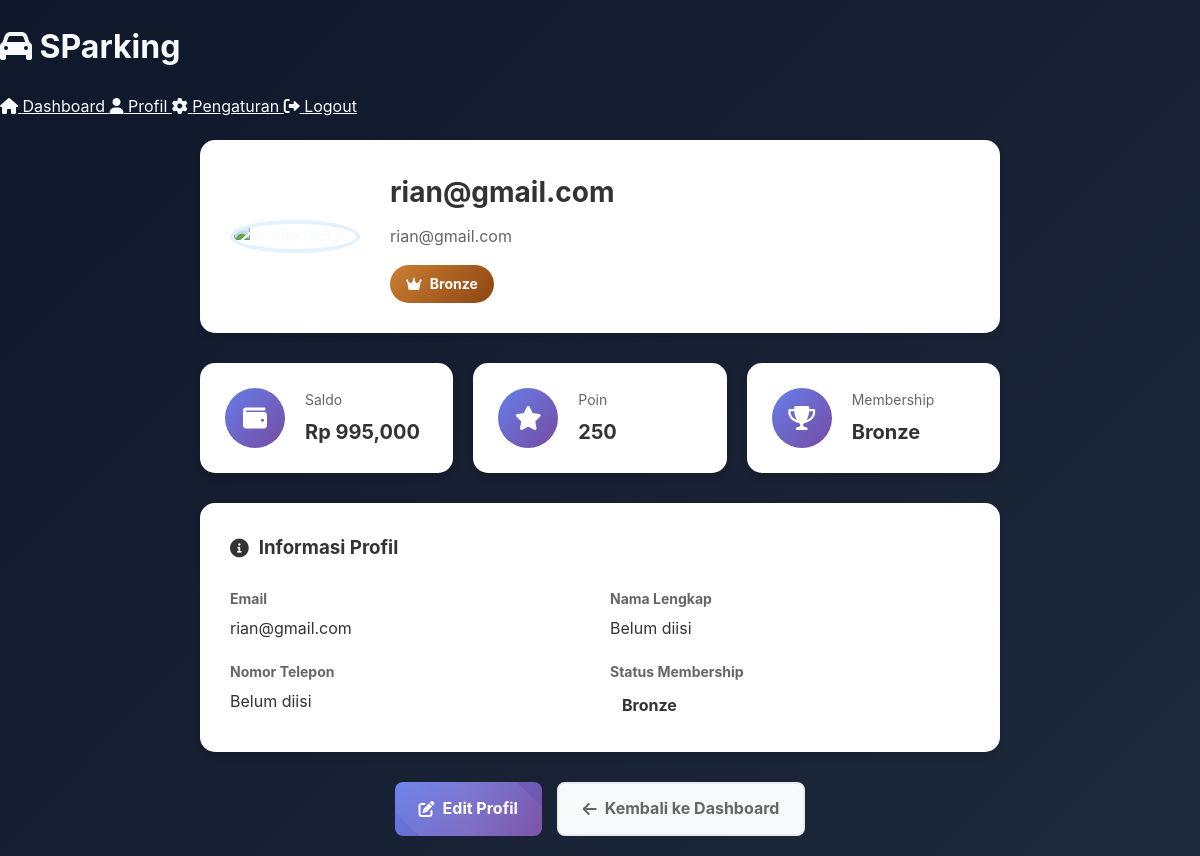
Page /profile (signed in) on the committed database.
### tables this page shows
CREATE TABLE users (
    email TEXT PRIMARY KEY,
    password TEXT NOT NULL,
    saldo INTEGER DEFAULT 0
, is_admin INTEGER DEFAULT 0, membership_rank TEXT DEFAULT 'Bronze', points INTEGER DEFAULT 0, full_name TEXT, phone TEXT, profile_image TEXT, phone_number TEXT, profile_picture TEXT);

### app.py (the view, shortened to what this page needs)
@app.route('/profile')
def profile():
    if 'user' not in session:
        return redirect(url_for('home'))
    user_email = session['user']
    conn = sqlite3.connect('sparking.db')
    c = conn.cursor()
    c.execute("""
        SELECT email, saldo, membership_rank, points, full_name, phone_number, profile_picture
        FROM users WHERE email=?
    """, (user_email,))
    user_data = c.fetchone()
    conn.close()
    if user_data:
        user_info = {
            'email': user_data[0],
            'saldo': user_data[1] if user_data[1] else 0,
            'membership_rank': user_data[2] if user_data[2] else 'Bronze',
            'points': user_data[3] if user_data[3] else 0,
            'full_name': user_data[4] if user_data[4] else '',
            'phone_number': user_data[5] if user_data[5] else '',
            'profile_picture': user_data[6] if user_data[6] else '/static/images/default-avatar.png'
        }
    return render_template('profile.html', user_info=user_info)

### templates/profile.html (shortened to what this page needs)
<!DOCTYPE html>
<html lang="id">
<head>
    <link rel="stylesheet" href="{{ url_for('static', filename='css/style.css') }}">
    <link href="https://cdnjs.cloudflare.com/ajax/libs/font-awesome/6.0.0/css/all.min.css" rel="stylesheet">
</head>
<body>
    <div class="container">
        <header class="header">
            <div class="header-content">
                <h1><i class="fas fa-car"></i> SParking</h1>
                <nav class="nav">
                    <a href="{{ url_for('dashboard') }}" class="nav-link">
                        <i class="fas fa-home"></i> Dashboard
                    </a>
                    <a href="{{ url_for('profile') }}" class="nav-link active">
                        <i class="fas fa-user"></i> Profil
                    </a>
                    <a href="{{ url_for('settings') }}" class="nav-link">
                        <i class="fas fa-cog"></i> Pengaturan
                    </a>
                    <a href="{{ url_for('logout') }}" class="nav-link">
                        <i class="fas fa-sign-out-alt"></i> Logout
                    </a>
                </nav>
            </div>
        </header>
        <main class="main-content">
            <div class="profile-container">
                <div class="profile-header">
                    <div class="profile-avatar">
                        <img src="{{ user_info.profile_picture }}" alt="Profile Picture" id="profileImage">
                    </div>
                    <div class="profile-info">
                        <h2>{{ user_info.full_name or user_info.email }}</h2>
                        <p class="email">{{ user_info.email }}</p>
                        <div class="membership-badge {{ user_info.membership_rank.lower() }}">
                            <i class="fas fa-crown"></i>
                            {{ user_info.membership_rank }}
                        </div>
                    </div>
                </div>
                <div class="profile-stats">
                    <div class="stat-card">
                        <div class="stat-icon">
                            <i class="fas fa-wallet"></i>
                        </div>
                        <div class="stat-info">
                            <h3>Saldo</h3>
                            <p class="stat-value">Rp {{ "{:,}".format(user_info.saldo) }}</p>
                        </div>
                    </div>
                    <div class="stat-card">
                        <div class="stat-icon">
                            <i class="fas fa-star"></i>
                        </div>
                        <div class="stat-info">
                            <h3>Poin</h3>
                            <p class="stat-value">{{ "{:,}".format(user_info.points) }}</p>
                        </div>
                    </div>
                    <div class="stat-card">
                        <div class="stat-icon">
                            <i class="fas fa-trophy"></i>
                        </div>
                        <div class="stat-info">
                            <h3>Membership</h3>
                            <p class="stat-value">{{ user_info.membership_rank }}</p>
                        </div>
                    </div>
                </div>
                <div class="profile-details">
                    <h3><i class="fas fa-info-circle"></i> Informasi Profil</h3>
                    <div class="detail-grid">
                        <div class="detail-item">
                            <label>Email</label>
                            <p>{{ user_info.email }}</p>
                        </div>
                        <div class="detail-item">
                            <label>Nama Lengkap</label>
                            <p>{{ user_info.full_name or 'Belum diisi' }}</p>
                        </div>
                        <div class="detail-item">
                            <label>Nomor Telepon</label>
                            <p>{{ user_info.phone_number or 'Belum diisi' }}</p>
                        </div>
                        <div class="detail-item">
                            <label>Status Membership</label>
                            <p class="membership-status {{ user_info.membership_rank.lower() }}">
                                {{ user_info.membership_rank }}
                            </p>
                        </div>
                    </div>
                </div>
                <div class="profile-actions">
                    <a href="{{ url_for('settings') }}" class="btn btn-primary">
                        <i class="fas fa-edit"></i> Edit Profil
                    </a>
                    <a href="{{ url_for('dashboard') }}" class="btn btn-secondary">
                        <i class="fas fa-arrow-left"></i> Kembali ke Dashboard
                    </a>
                </div>
            </div>
        </main>
    </div>
</body>
</html>

### static/css/style.css (style rules this page uses)
:root { --color-primary: #6366f1; --color-primary-dark: #4f46e5; --color-secondary: #8b5cf6; --color-background: #0f172a; --color-text: #f8fafc; --color-text-muted: #94a3b8; --color-card-bg: rgba(255, 255, 255, 0.05); --color-card-border: rgba(255, 255, 255, 0.1); --color-glass: rgba(255, 255, 255, 0.1); --color-glass-border: rgba(255, 255, 255, 0.05); --gradient-primary: linear-gradient(135deg, var(--color-primary), var(--color-secondary)); --gradient-background: linear-gradient(135deg, #0f172a 0%, #1e293b 100%); --shadow-sm: 0 2px 4px rgba(0, 0, 0, 0.1); --shadow-lg: 0 10px 30px -10px rgba(0, 0, 0, 0.3); --font-sans: 'Inter', system-ui, -apple-system, sans-serif; }
html { scroll-behavior: smooth; }
body { font-family: var(--font-sans); background: var(--gradient-background); color: var(--color-text); margin: 0; min-height: 100vh; line-height: 1.6; }
.btn { padding: 1rem 2rem; border-radius: 0.75rem; font-weight: 600; transition: all 0.3s ease; border: none; position: relative; overflow: hidden; }
.btn-primary { background: var(--gradient-primary); color: white; }
.btn-primary::after { content: ''; position: absolute; top: -50%; left: -50%; width: 200%; height: 200%; background: linear-gradient(45deg, transparent, rgba(255,255,255,0.1), transparent); transform: rotate(45deg); animation: shimmer 3s infinite; }
.nav-link { color: var(--color-text) !important; }
.container { z-index: 1 !important; position: relative; }
.stat-icon { width: 50px; height: 50px; border-radius: 50%; background: var(--color-primary); display: flex; align-items: center; justify-content: center; color: white; font-size: 1.5rem; }

### templates/profile.html (style rules this page uses)
.profile-container { max-width: 800px; margin: 0 auto; padding: 20px; }
.profile-header { display: flex; align-items: center; gap: 30px; margin-bottom: 30px; padding: 30px; background: white; border-radius: 15px; box-shadow: 0 4px 6px rgba(0, 0, 0, 0.1); }
.profile-avatar { position: relative; cursor: pointer; }
.profile-avatar img { width: 120px; height: 120px; border-radius: 50%; object-fit: cover; border: 4px solid #e3f2fd; }
.profile-info h2 { margin: 0 0 10px 0; color: #333; font-size: 28px; }
.profile-info .email { color: #666; margin: 0 0 15px 0; font-size: 16px; }
.membership-badge { display: inline-flex; align-items: center; gap: 8px; padding: 8px 16px; border-radius: 20px; font-weight: bold; font-size: 14px; }
.membership-badge.bronze { background: linear-gradient(135deg, #cd7f32, #8b4513); color: white; }
.profile-stats { display: grid; grid-template-columns: repeat(auto-fit, minmax(200px, 1fr)); gap: 20px; margin-bottom: 30px; }
.stat-card { background: white; padding: 25px; border-radius: 15px; box-shadow: 0 4px 6px rgba(0, 0, 0, 0.1); display: flex; align-items: center; gap: 20px; }
.stat-icon { width: 60px; height: 60px; border-radius: 50%; background: linear-gradient(135deg, #667eea 0%, #764ba2 100%); display: flex; align-items: center; justify-content: center; color: white; font-size: 24px; }
.stat-info h3 { margin: 0 0 5px 0; color: #666; font-size: 14px; font-weight: normal; }
.stat-value { margin: 0; font-size: 20px; font-weight: bold; color: #333; }
.profile-details { background: white; padding: 30px; border-radius: 15px; box-shadow: 0 4px 6px rgba(0, 0, 0, 0.1); margin-bottom: 30px; }
.profile-details h3 { margin: 0 0 25px 0; color: #333; display: flex; align-items: center; gap: 10px; }
.detail-grid { display: grid; grid-template-columns: repeat(auto-fit, minmax(250px, 1fr)); gap: 20px; }
.detail-item label { display: block; font-weight: bold; color: #666; margin-bottom: 5px; font-size: 14px; }
.detail-item p { margin: 0; color: #333; font-size: 16px; }
.membership-status { font-weight: bold; padding: 4px 12px; border-radius: 12px; display: inline-block; }
.profile-actions { display: flex; gap: 15px; justify-content: center; }
.btn { padding: 12px 24px; border-radius: 8px; text-decoration: none; font-weight: bold; display: inline-flex; align-items: center; gap: 8px; transition: all 0.3s ease; }
.btn-primary { background: linear-gradient(135deg, #667eea 0%, #764ba2 100%); color: white; }
.btn-secondary { background: #f8f9fa; color: #666; border: 2px solid #e9ecef; }

### rows in the picture
users: email "rian@gmail.com", membership_rank "Bronze", saldo "995,000", points "250"

### other values in the picture
{{ user_info.full_name or 'Belum diisi' }} "Belum diisi"
{{ user_info.phone_number or 'Belum diisi' }} "Belum diisi"
